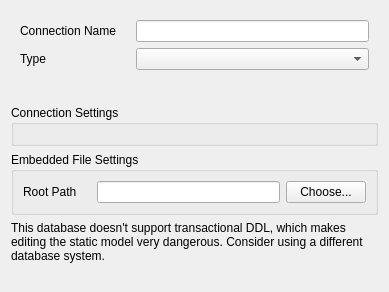
<?xml version="1.0" encoding="UTF-8"?>
<ui version="4.0">
 <class>ConnectionEditWidget</class>
 <widget class="QWidget" name="ConnectionEditWidget">
  <property name="geometry">
   <rect>
    <x>0</x>
    <y>0</y>
    <width>389</width>
    <height>292</height>
   </rect>
  </property>
  <property name="windowTitle">
   <string notr="true"/>
  </property>
  <layout class="QVBoxLayout" name="verticalLayout" stretch="0,0,0,0,0,1">
   <item>
    <widget class="QWidget" name="widget_4" native="true">
     <property name="sizePolicy">
      <sizepolicy hsizetype="Preferred" vsizetype="Preferred">
       <horstretch>0</horstretch>
       <verstretch>0</verstretch>
      </sizepolicy>
     </property>
     <layout class="QFormLayout" name="formLayout">
      <property name="horizontalSpacing">
       <number>20</number>
      </property>
      <item row="0" column="0">
       <widget class="QLabel" name="label">
        <property name="text">
         <string>Connection Name</string>
        </property>
       </widget>
      </item>
      <item row="0" column="1">
       <widget class="QLineEdit" name="connNameField">
        <property name="enabled">
         <bool>true</bool>
        </property>
       </widget>
      </item>
      <item row="1" column="0">
       <widget class="QLabel" name="label_5">
        <property name="text">
         <string>Type</string>
        </property>
       </widget>
      </item>
      <item row="1" column="1">
       <widget class="QComboBox" name="connTypeBox"/>
      </item>
     </layout>
    </widget>
   </item>
   <item>
    <spacer name="verticalSpacer_2">
     <property name="orientation">
      <enum>Qt::Vertical</enum>
     </property>
     <property name="sizeType">
      <enum>QSizePolicy::Fixed</enum>
     </property>
     <property name="sizeHint" stdset="0">
      <size>
       <width>20</width>
       <height>20</height>
      </size>
     </property>
    </spacer>
   </item>
   <item>
    <widget class="QGroupBox" name="groupBox">
     <property name="title">
      <string>Connection Settings</string>
     </property>
     <layout class="QVBoxLayout" name="verticalLayout_4">
      <item>
       <widget class="QStackedWidget" name="connStackWidget">
        <property name="currentIndex">
         <number>-1</number>
        </property>
       </widget>
      </item>
     </layout>
    </widget>
   </item>
   <item>
    <widget class="QGroupBox" name="groupBox_2">
     <property name="title">
      <string>Embedded File Settings</string>
     </property>
     <layout class="QFormLayout" name="formLayout_5">
      <property name="horizontalSpacing">
       <number>20</number>
      </property>
      <item row="0" column="0">
       <widget class="QLabel" name="label_9">
        <property name="text">
         <string>Root Path</string>
        </property>
       </widget>
      </item>
      <item row="0" column="1">
       <widget class="QWidget" name="widget_9" native="true">
        <layout class="QHBoxLayout" name="horizontalLayout_2">
         <property name="leftMargin">
          <number>0</number>
         </property>
         <property name="topMargin">
          <number>0</number>
         </property>
         <property name="rightMargin">
          <number>0</number>
         </property>
         <property name="bottomMargin">
          <number>0</number>
         </property>
         <item>
          <widget class="QLineEdit" name="connFileRootField"/>
         </item>
         <item>
          <widget class="QPushButton" name="connFileRootChooseButton">
           <property name="text">
            <string>Choose...</string>
           </property>
          </widget>
         </item>
        </layout>
       </widget>
      </item>
     </layout>
    </widget>
   </item>
   <item>
    <widget class="QLabel" name="ddlWarnLabel">
     <property name="text">
      <string>This database doesn't support transactional DDL, which makes editing the static model very dangerous. Consider using a different database system.</string>
     </property>
     <property name="wordWrap">
      <bool>true</bool>
     </property>
    </widget>
   </item>
   <item>
    <spacer name="verticalSpacer">
     <property name="orientation">
      <enum>Qt::Vertical</enum>
     </property>
     <property name="sizeType">
      <enum>QSizePolicy::Expanding</enum>
     </property>
     <property name="sizeHint" stdset="0">
      <size>
       <width>20</width>
       <height>40</height>
      </size>
     </property>
    </spacer>
   </item>
  </layout>
 </widget>
 <resources/>
 <connections/>
</ui>
